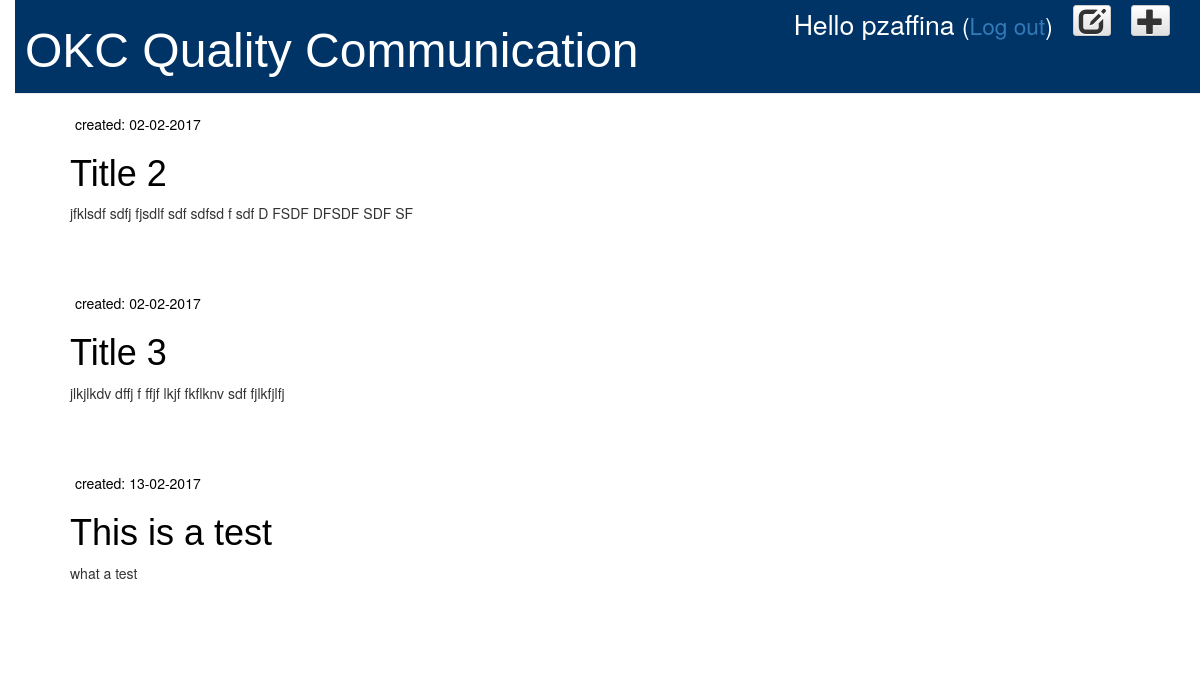
The page /drafts/ (signed in) on the database its author committed.
### blog/models.py (models this page shows, shortened)
class Post(models.Model):
    author = models.ForeignKey('auth.User')
    title = models.CharField(max_length=200)
    text = models.TextField()
    created_date = models.DateTimeField(default=timezone.now)
    published_date = models.DateTimeField(blank=True, null=True)

### blog/views.py (the view)
# urls.py: url(r'^drafts/$', views.post_draft_list, name='post_draft_list'),
@login_required
def post_draft_list(request):
    posts = Post.objects.filter(published_date__isnull=True).order_by('created_date')
    return render(request, 'blog/post_draft_list.html', {'posts': posts})

### blog/templates/blog/post_draft_list.html
{% extends 'blog/base.html' %}
{% block content %}
    {% for post in posts %}
        <div class="post">
            <p class="date">created: {{post.created_date|date:'d-m-Y' }}</p>
            <h1><a href="{% url 'post_detail' pk=post.pk %}">{{ post.title }}</a></h1>
            <p>{{ post.text|truncatechars:200 }}</p>
        </div>
    {% endfor %}
{% endblock %}

### blog/templates/blog/base.html (shortened to what this page needs)
{% load staticfiles %}
<html>
    <head>
        <link rel="stylesheet" href="//maxcdn.bootstrapcdn.com/bootstrap/3.2.0/css/bootstrap.min.css">
        <link rel="stylesheet" href="//maxcdn.bootstrapcdn.com/bootstrap/3.2.0/css/bootstrap-theme.min.css">
        <link rel="stylesheet" href="{% static 'css/blog.css' %}">
    </head>
    <body>
        <div class="page-header">
            {% if user.is_authenticated %}
                <a class="top-menu btn btn-xs btn-default" href="{% url 'post_new' %}"><span class="glyphicon glyphicon-plus"></span></a>
                <a class="top-menu btn btn-xs btn-default" href="{% url 'post_draft_list' %}" ><span class="glyphicon glyphicon-edit"></span></a>
                <p class="top-menu greeting">Hello {{ user.username }} <small>(<a href="{% url 'logout' %}">Log out</a>)</small></p>
            {% else %}
                <a class="top-menu btn btn-xs btn-default" href="{% url 'login' %}" ><span class="glyphicon glyphicon-edit"></span></a>
            {% endif %}
            <h1><a href="/">OKC Quality Communication</a></h1>
        </div>
        <div class="content container">
            <div class="row">
                <div class="col-md-8">
                    {% block content %}
                    {% endblock %}
                </div>
            </div>
        </div>
    </body>
</html>

### default/static/css0/blog.css (style rules this page uses)
h1 a { color: #000000; font-family: sans-serif; }
body { padding-left: 15px; }
.page-header { background-color: #003366; margin-top: 0; padding: 5px 10px 5px 10px; }
.page-header h1, .page-header h1 a, .page-header h1 a:visited, .page-header h1 a:active { color: #ffffff; font-size: 36pt; text-decoration: none; }
.content { margin-left: 40px; }
h1, h2, h3, h4 { font-family: sans-serif; }
.date { color: #000000; padding: 0px 0px 0px 5px; }
.top-menu, .top-menu:hover, .top-menu:visited { color: #333; float: right; font-size: 20pt; margin-right: 20px; }
.post { margin-bottom: 70px; }
.post h1 a, .post h1 a:visited { color: #000000; }
.top-menu.greeting { color: white; }

### rows shown on the page
Post: created_date "02-02-2017", title "Title 2", text "jfklsdf sdfj fjsdlf sdf sdfsd f sdf D FSDF DFSDF SDF SF"
Post: created_date "02-02-2017", title "Title 3", text "jlkjlkdv dffj f ffjf lkjf fkflknv sdf fjlkfjlfj"
Post: created_date "13-02-2017", title "This is a test", text "what a test"

### other values the page prints
{{ user.username }} "pzaffina"
